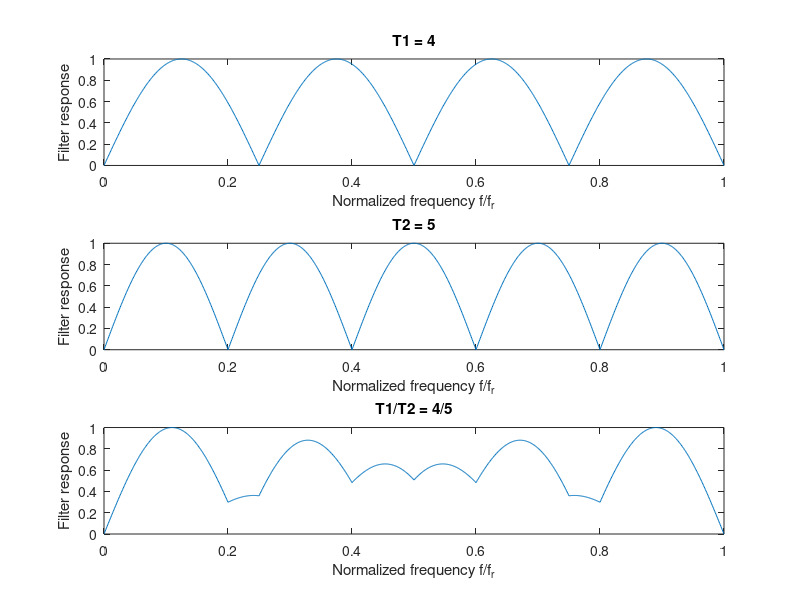

Write MATLAB code to recreate this figure.
clear all; close all;
fofr    = 0:0.001:1;
f1  = 4 * fofr;
f2  = 5 * fofr;
resp1   = abs(sin(pi .* f1));
resp2   = abs(sin(pi .* f2));
resp    = resp1 + resp2;
respmax = max(resp);
resp    = resp./respmax;

figure('Name', 'PRF Staggering 4/5');
clf;
subplot(3,1,1);
plot(fofr, resp1);
title('T1 = 4');
xlabel('Normalized frequency f/f_r');
ylabel('Filter response');
subplot(3,1,2);
plot(fofr, resp2);
title('T2 = 5');
xlabel('Normalized frequency f/f_r');
ylabel('Filter response');
subplot(3,1,3);
plot(fofr, resp);
title('T1/T2 = 4/5');
xlabel('Normalized frequency f/f_r');
ylabel('Filter response');
